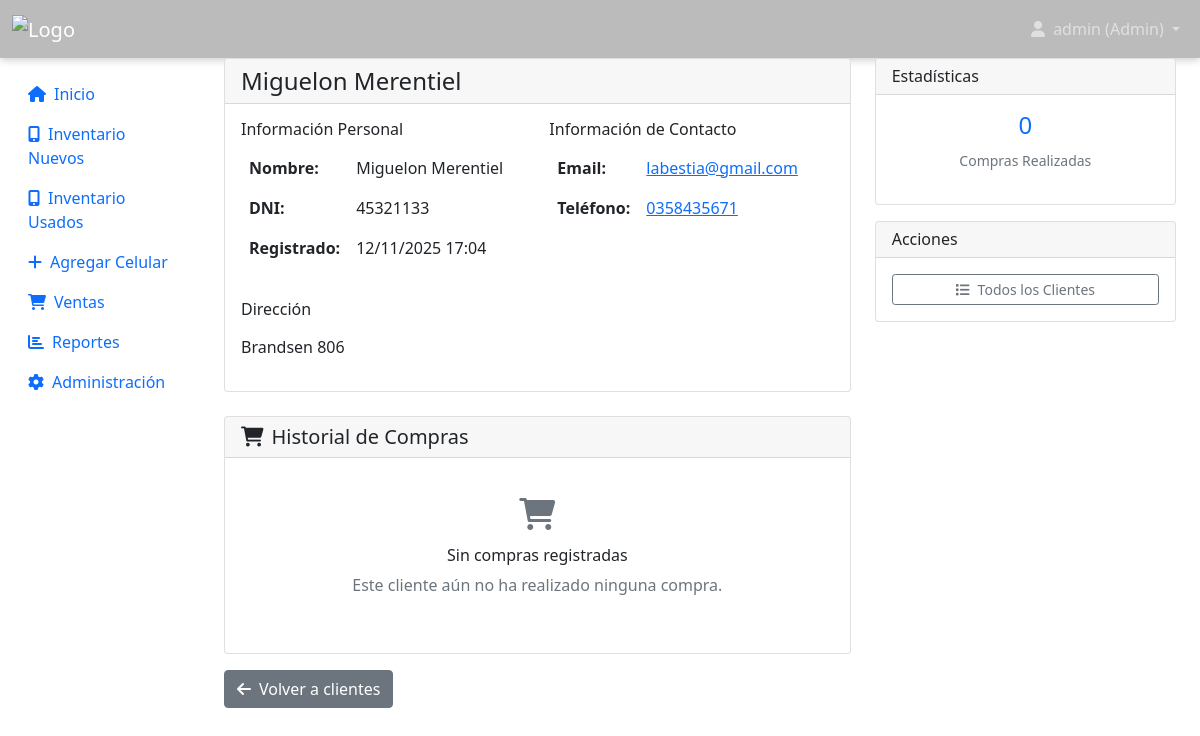
The app's page /customers/31/ (signed in) with its own data.
### inventory/models.py (models this page shows, shortened)
class CustomUser(AbstractUser):
    ROLE_CHOICES = [
        ('admin', 'Administrador'),
        ('employee', 'Empleado'),
    ]
    role = models.CharField(
        max_length=10,
        choices=ROLE_CHOICES,
        default='employee',
        verbose_name='Rol'
    )
    phone = models.CharField(
        max_length=20,
        blank=True,
        verbose_name='Teléfono'
    )
    created_at = models.DateTimeField(
        auto_now_add=True,
        verbose_name='Fecha de creación'
    )
    is_active_employee = models.BooleanField(
        default=True,
        verbose_name='Empleado activo'
    )
    class Meta:
        verbose_name = 'Usuario'
        verbose_name_plural = 'Usuarios'

class Customer(models.Model):
    name = models.CharField(
        max_length=100,
        verbose_name='Nombre completo'
    )
    email = models.EmailField(
        blank=True,
        verbose_name='Email'
    )
    phone = models.CharField(
        max_length=20,
        blank=True,
        verbose_name='Teléfono'
    )
    address = models.TextField(
        blank=True,
        verbose_name='Dirección'
    )
    dni = models.CharField(
        max_length=20,
        blank=True,
        verbose_name='DNI/Documento'
    )
    created_at = models.DateTimeField(
        auto_now_add=True,
        verbose_name='Fecha de registro'
    )
    class Meta:
        verbose_name = 'Cliente'
        verbose_name_plural = 'Clientes'
        ordering = ['name']

### inventory/views.py (the view)
# urls.py: path('customers/<int:customer_id>/', views.customer_detail, name='customer_detail'),
@login_required
def customer_detail(request, customer_id):
    customer = get_object_or_404(Customer, id=customer_id)
    sales = customer.sale_set.select_related('phone__model__brand').order_by('-sale_date')
    return render(request, 'inventory/customer_detail.html', {
        'customer': customer,
        'sales': sales
    })

### inventory/context_processors.py (called while the page is built)
def user_info(request):
    context = {}
    if request.user.is_authenticated:
        context['user_role'] = 'admin' if request.user.is_staff else 'empleado'
        context['user_full_name'] = request.user.get_full_name() or request.user.username
    return context

### templates/inventory/customer_detail.html (shortened to what this page needs)
{% extends 'base.html' %}
{% block content %}
<div class="row">
    <div class="col-md-8">
        <div class="card">
            <div class="card-header">
                <h4 class="card-title mb-0">{{ customer.name }}</h4>
            </div>
            <div class="card-body">
                <div class="row">
                    <div class="col-md-6">
                        <h6>Información Personal</h6>
                        <table class="table table-borderless">
                            <tr>
                                <th width="30%">Nombre:</th>
                                <td>{{ customer.name }}</td>
                            </tr>
                            {% if customer.dni %}
                            <tr>
                                <th>DNI:</th>
                                <td>{{ customer.dni }}</td>
                            </tr>
                            {% endif %}
                            <tr>
                                <th>Registrado:</th>
                                <td>{{ customer.created_at|date:"d/m/Y H:i" }}</td>
                            </tr>
                        </table>
                    </div>
                    <div class="col-md-6">
                        <h6>Información de Contacto</h6>
                        <table class="table table-borderless">
                            {% if customer.email %}
                            <tr>
                                <th width="30%">Email:</th>
                                <td>
                                    <a href="mailto:{{ customer.email }}">{{ customer.email }}</a>
                                </td>
                            </tr>
                            {% endif %}
                            {% if customer.phone %}
                            <tr>
                                <th>Teléfono:</th>
                                <td>
                                    <a href="tel:{{ customer.phone }}">{{ customer.phone }}</a>
                                </td>
                            </tr>
                            {% endif %}
                        </table>
                    </div>
                </div>
                {% if customer.address %}
                    <div class="mt-3">
                        <h6>Dirección</h6>
                        <p class="text-muted">{{ customer.address|linebreaks }}</p>
                    </div>
                {% endif %}
            </div>
        </div>
        <div class="card mt-4">
            <div class="card-header">
                <h5 class="card-title mb-0">
                    <i class="fas fa-shopping-cart me-2"></i>Historial de Compras
                </h5>
            </div>
            <div class="card-body">
                {% if sales %}
                    <div class="table-responsive">
                        <table class="table table-hover">
                            <thead>
                                <tr>
                                    <th>Fecha</th>
                                    <th>Celular</th>
                                    <th>Precio</th>
                                    <th>Estado</th>
                                    <th>Acciones</th>
                                </tr>
                            </thead>
                            <tbody>
                                {% for sale in sales %}
                                    <tr>
                                        <td>{{ sale.sale_date|date:"d/m/Y" }}</td>
                                        <td>
                                            <strong>{{ sale.phone.model.brand.name }}</strong><br>
                                            {{ sale.phone.model.name }}
                                            <br><small class="text-muted">IMEI: {{ sale.phone.imei }}</small>
                                        </td>
                                        <td>
                                            <strong>${{ sale.sale_price }}</strong>
                                            {% if sale.has_trade_in %}
                                                <br><small class="text-muted">Con parte de pago</small>
                                            {% endif %}
                                        </td>
                                        <td>
                                            {% if sale.is_picked_up %}
                                                <span class="badge bg-success">Retirado</span>
                                            {% else %}
                                                <span class="badge bg-warning">Pendiente</span>
                                            {% endif %}
                                        </td>
                                        <td>
                                            <a href="{% url 'sale_detail' sale.id %}" class="btn btn-outline-primary btn-sm" title="Ver detalle">
                                                <i class="fas fa-eye"></i>
                                            </a>
                                        </td>
                                    </tr>
                                {% endfor %}
                            </tbody>
                        </table>
                    </div>
                    <div class="row mt-3">
                        <div class="col-md-4">
                            <div class="text-center">
                                <h5 class="text-primary">{{ sales.count }}</h5>
                                <small class="text-muted">Total Compras</small>
                            </div>
                        </div>
                        <div class="col-md-4">
                            <div class="text-center">
                                <h5 class="text-success">${{ sales|length|floatformat:2 }}</h5>
                                <small class="text-muted">Total Gastado</small>
                            </div>
                        </div>
                        <div class="col-md-4">
                            <div class="text-center">
                                <h5 class="text-info">{{ sales.first.sale_date|date:"M Y" }}</h5>
                                <small class="text-muted">Primera Compra</small>
                            </div>
                        </div>
                    </div>
                {% else %}
                    <div class="text-center py-4">
                        <i class="fas fa-shopping-cart fa-2x text-muted mb-3"></i>
                        <h6>Sin compras registradas</h6>
                        <p class="text-muted">Este cliente aún no ha realizado ninguna compra.</p>
                    </div>
                {% endif %}
            </div>
        </div>
    </div>
    <div class="col-md-4">
        <div class="card">
            <div class="card-header">
                <h6 class="card-title mb-0">Estadísticas</h6>
            </div>
            <div class="card-body">
                <div class="row text-center">
                    <div class="col-12 mb-3">
                        <h4 class="text-primary">{{ sales.count }}</h4>
                        <small class="text-muted">Compras Realizadas</small>
                    </div>
                </div>
            </div>
        </div>
        <div class="card mt-3">
            <div class="card-header">
                <h6 class="card-title mb-0">Acciones</h6>
            </div>
            <div class="card-body">
                <div class="d-grid gap-2">
                    <a href="{% url 'customer_list' %}" class="btn btn-outline-secondary btn-sm">
                        <i class="fas fa-list me-2"></i>Todos los Clientes
                    </a>
                </div>
            </div>
        </div>
    </div>
</div>
<div class="mt-3">
    <a href="{% url 'customer_list' %}" class="btn btn-secondary">
        <i class="fas fa-arrow-left me-2"></i>Volver a clientes
    </a>
</div>
{% endblock %}

### templates/base.html (shortened to what this page needs)
<!DOCTYPE html>
{% load static %}
<html lang="es">
<head>
    <link href="https://cdn.jsdelivr.net/npm/bootstrap@5.1.3/dist/css/bootstrap.min.css" rel="stylesheet">
    <link href="https://cdnjs.cloudflare.com/ajax/libs/font-awesome/6.0.0/css/all.min.css" rel="stylesheet">
</head>
<body>
    <nav class="navbar navbar-expand-lg navbar-dark ">
        <div class="container-fluid">
            <a class="navbar-brand" href="{% url 'home' %}">
                <img src="https://acdn-us.mitiendanube.com/stores/002/539/038/themes/common/logo-1341894934-1726837379-e23a0b1e53bf6839560f660e9b32195b1726837379-480-0.webp" alt="Logo" style="height:40px;vertical-align:middle;">
            </a>
            {% if user.is_authenticated %}
                <div class="navbar-nav ms-auto">
                    <div class="nav-item dropdown">
                        <a class="nav-link dropdown-toggle" href="#" role="button" data-bs-toggle="dropdown">
                            <i class="fas fa-user me-1"></i>
                            {{ user_full_name }} ({{ user_role|title }})
                        </a>
                    </div>
                </div>
            {% endif %}
        </div>
    </nav>
    <div class="container-fluid">
        <div class="row">
            {% if user.is_authenticated %}
                <nav class="col-md-3 col-lg-2 d-md-block sidebar collapse">
                    <div class="position-sticky pt-3">
                        <ul class="nav flex-column">
                            {% if user.role != 'employee' %}
                                <li class="nav-item">
                                    <a class="nav-link" href="{% url 'home' %}">
                                        <i class="fas fa-home me-2"></i>Inicio
                                    </a>
                                </li>
                            {% endif %}
                            <li class="nav-item">
                                <a class="nav-link" href="{% url 'inventory_new_list' %}">
                                    <i class="fas fa-mobile-alt me-2"></i>Inventario Nuevos
                                </a>
                            </li>
                            <li class="nav-item">
                                <a class="nav-link" href="{% url 'inventory_used_list' %}">
                                    <i class="fas fa-mobile-alt me-2"></i>Inventario Usados
                                </a>
                            </li>
                            {% if user.role != 'employee' %}
                                <li class="nav-item">
                                    <a class="nav-link" href="{% url 'add_phone' %}">
                                        <i class="fas fa-plus me-2"></i>Agregar Celular
                                    </a>
                                </li>
                                <li class="nav-item">
                                    <a class="nav-link" href="{% url 'sales_list' %}">
                                        <i class="fas fa-shopping-cart me-2"></i>Ventas
                                    </a>
                                </li>
                            {% endif %}
                            {% if user.is_staff %}
                                <li class="nav-item">
                                    <a class="nav-link" href="{% url 'reports' %}">
                                        <i class="fas fa-chart-bar me-2"></i>Reportes
                                    </a>
                                </li>
                                <li class="nav-item">
                                    <a class="nav-link" href="/admin/">
                                        <i class="fas fa-cog me-2"></i>Administración
                                    </a>
                                </li>
                            {% endif %}
                        </ul>
                    </div>
                </nav>
                <main class="col-md-9 ms-sm-auto col-lg-10 px-md-4 main-content">
            {% else %}
                <main class="col-12 main-content">
            {% endif %}
                {% block content %}
                {% endblock %}
            </main>
        </div>
    </div>
</body>
</html>

### templates/base.html (style rules this page uses)
.navbar { background: #36363656 !important; box-shadow: 0 2px 8px rgba(0,0,0,0.2); }

### records on screen
CustomUser: username "admin"
Customer: name "Miguelon Merentiel", dni "45321133", created_at "12/11/2025 17:04", email "labestia@gmail.com", phone "0358435671", address "Brandsen 806"

### other values on screen
{{ user_role|title }} "Admin"
{{ sales.count }} "0"
